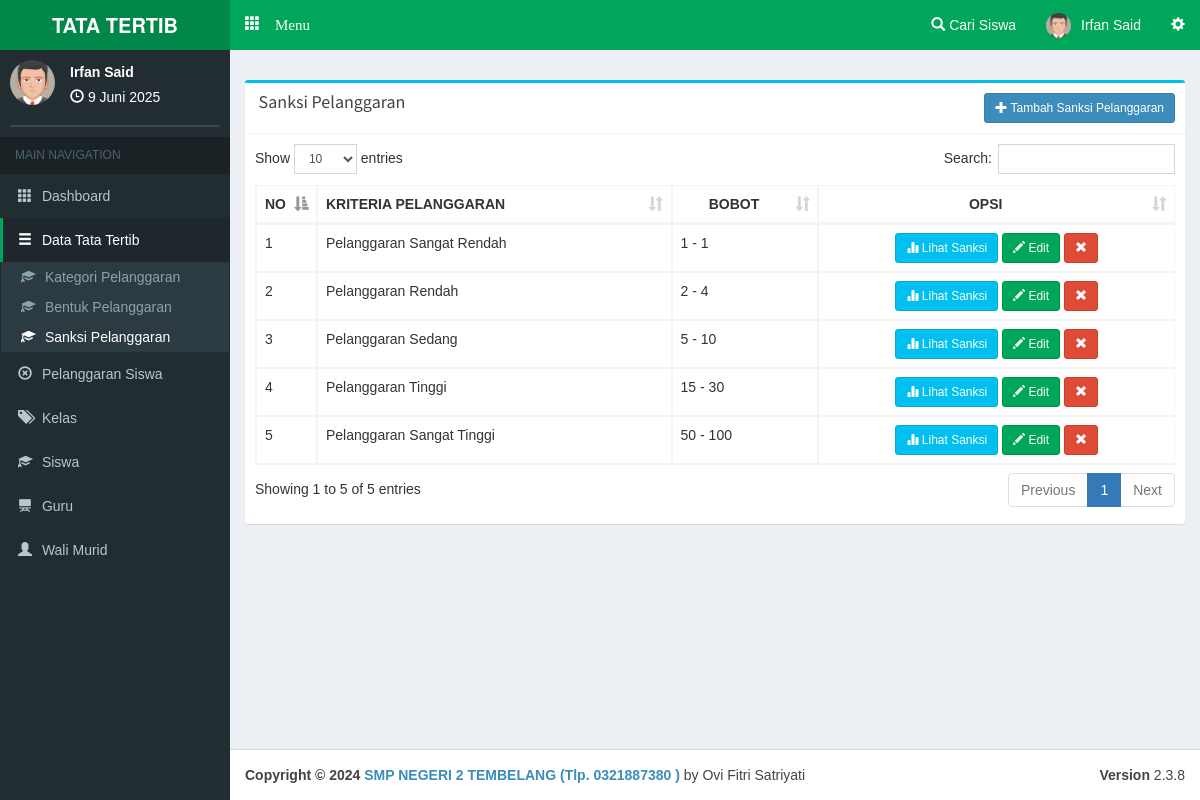
The page /admin/sanksipelanggaran (signed in) on the database its author committed.
### tables this page shows
CREATE TABLE `sanksi` (
  `c_sanksi` varchar(10) NOT NULL,
  `kriteria` varchar(30) NOT NULL,
  `bobot_dari` int(3) NOT NULL,
  `bobot_sampai` int(3) NOT NULL,
  `sanksi` text NOT NULL
);

### php/config.php (called while the page is built, shortened)
<?php
$base='http://localhost/pps/';
$basead='http://localhost/pps/admin/';
?>

### php/function.php (called while the page is built, shortened)
<?php
function tgl($date){
  $array_bulan = array(1=>'Januari','Februari','Maret', 'April', 'Mei', 'Juni','Juli','Agustus','September','Oktober', 'November','Desember');
  $date = strtotime($date);
  $tanggal = date ('j', $date);
  $bulan = $array_bulan[date('n',$date)];
  $tahun = date('Y',$date);
  $result = $tanggal ." ". $bulan ." ". $tahun;
  return($result);
}
?>

### admin/view/a-sanksipel.php (the view, shortened to what this page needs)
    <div class="row">
        <div class="col-xs-12 col-md-12 col-lg-12">
          <div class="box box-info">
            <div class="box-header with-border">
              <h3 class="box-title"></span>&nbsp;Sanksi Pelanggaran</h3><span style="float:right;"><a class="btn btn-circle btn-primary btn-sm" href="<?php echo $basead; ?>addsanksi"><i class="glyphicon glyphicon-plus"></i> Tambah Sanksi Pelanggaran</a></span>
            </div>
            <div class="box-body table-responsive">
              <table id="example1" class="table table-bordered table-hover">
                <thead>
                <tr>
                  <th width="5%">NO</th>
                  <th>KRITERIA PELANGGARAN</th>
                  <th style="text-align:center;">BOBOT</th>
                  <th style="text-align:center;">OPSI</th>
                </tr>
                </thead>
                <tbody>
<?php $smk=mysqli_query($con,"SELECT * FROM sanksi order by bobot_dari asc ");$vr=1;while($akh=mysqli_fetch_array($smk)){ ?>
                <tr>
                  <td><?php echo $vr; ?></td>
                  <td><?php echo $akh['kriteria']; ?></td>
                  <td><?php echo $akh['bobot_dari'].' - '.$akh['bobot_sampai']; ?></td>
                  <td align="center">
                  <a class="btn btn-info btn-sm" data-target="#sanksi<?php echo $akh['c_sanksi']; ?>" data-toggle="modal"><i class="glyphicon glyphicon-stats"></i> Lihat Sanksi</a>
                  <a href="<?php echo $basead; ?>editsanksi/<?php echo $akh['c_sanksi']; ?>" class="btn btn-success btn-sm"><i class="glyphicon glyphicon-pencil"></i> Edit</a>
                  <a data-target="#hapus<?php echo $akh['c_sanksi']; ?>" data-toggle="modal" class="btn btn-danger btn-sm"><i class="glyphicon glyphicon-remove"></i></a>
                </tr>
<?php $vr++; } ?>
                </tbody>
              </table>
            </div>
          </div>
        </div>
      </div>

### admin/main.php (shortened to what this page needs)
<?php date_default_timezone_set('Asia/Jakarta');$date=date('Y-m-d'); require '../php/config.php'; require '../php/function.php'; session_start(); if(empty($_SESSION['c_admin'])){header('location:../login');} $na=mysqli_fetch_array(mysqli_query($con,"SELECT * FROM admin where c_admin='$_SESSION[c_admin]' "));  ?>
<!DOCTYPE html>
<html>
<head>
  <link rel="stylesheet" href="<?php echo $base; ?>theme/bootstrap/css/bootstrap.min.css">
  <link rel="stylesheet" href="<?php echo $base; ?>theme/plugins/datatables/dataTables.bootstrap.css">
  <link rel="stylesheet" href="<?php echo $base; ?>theme/dist/css/AdminLTE.min.css">
  <link rel="stylesheet" href="<?php echo $base; ?>theme/dist/css/skins/_all-skins.min.css">
  <link rel="stylesheet" href="<?php echo $base; ?>theme/plugins/iCheck/square/blue.css">
  <link rel="stylesheet" href="<?php echo $base; ?>theme/plugins/pace/pace.min.css">
  <link rel="stylesheet" href="<?php echo $base; ?>theme/plugins/select2/select2.min.css">
  <link href="<?php echo $base; ?>theme/datetime/css/bootstrap-datetimepicker.min.css" rel="stylesheet">
</head>
<body class="skin-green hold-transition fixed"
oncontextmenu="return false">
<div class="wrapper">
  <header class="main-header">
    <a href="#" class="logo">
      <span class="logo-lg"><b>TATA TERTIB</b></span>
    </a>
    <nav class="navbar navbar-static-top" role="navigation">
     <a href="#" class="glyphicon glyphicon-th" data-toggle="offcanvas" role="button" style="color: #fff;margin-top: 15px;margin-left: 15px;font-size: 15px;"> Menu
      </a>
      <div class="navbar-custom-menu">
        <ul class="nav navbar-nav">
          <li class="dropdown notifications-menu">
            <a href="#" class="dropdown-toggle" data-toggle="dropdown">
              <i class="glyphicon glyphicon-search"></i> Cari Siswa
            </a>
          </li>
          <li class="dropdown user user-menu">
            <a href="#" class="dropdown-toggle" data-toggle="dropdown">
            <img src="<?php echo $base; ?>php/img/avatar1.png" class="user-image" alt="User Image">
              <span class="hidden-xs"><?php echo $na['nama'] ?></span>
            </a>
          </li>
          <li>
            <a href="#" data-toggle="control-sidebar"><i class="glyphicon glyphicon-cog"></i></a>
          </li>
        </ul>
      </div>
    </nav>
  </header>
  <aside class="main-sidebar">
    <section class="sidebar">
      <div class="user-panel">
        <div class="pull-left image">
          <img src="<?php echo $base; ?>php/img/avatar1.png" class="img-circle" alt="User Image">
        </div>
        <div class="pull-left info">
          <p><?php echo $na['nama']; ?></p>
          <i class="glyphicon glyphicon-time"></i> <?php echo tgl(date('d-m-Y')); ?>
        </div>
      </div>
      <form action="#" method="get" class="sidebar-form">
      </form>
<?php
if(empty($_GET['smkakh'])){
  $aak='class="active"';$bak='';$cak='';$drop1='';$drop2='';$drop3='';$dak='';$eak='';$fak='';$gak='';
}
else{
  $act=($_GET['smkakh']);
  if($act=='kategoripelanggaran' or $act=='bentukpelanggaran' or $act=='addbentukpelanggaran' or $act=='sanksipelanggaran' or $act=='addsanksi' or $act=='editsanksi'){
    $aak='';$bak='class="active"';$cak='';$dak='';$eak='';$fak='';$gak='';
    if($act=='kategoripelanggaran'){$drop1='class="active"';$drop2='';$drop3='';}
    else if($act=='bentukpelanggaran' or $act=='addbentukpelanggaran'){$drop1='';$drop2='class="active"';$drop3='';}
    else if($act=='sanksipelanggaran' or $act=='addsanksi' or $act=='editsanksi'){$drop1='';$drop2='';$drop3='class="active"';}
  }
}
?>
      <ul class="sidebar-menu">
        <li class="header">MAIN NAVIGATION</li>
        <li <?php echo $aak; ?>>
          <a href="<?php echo $basead; ?>">
            <i class="glyphicon glyphicon-th"></i> <span>Dashboard</span>
          </a>
        </li>
        <li <?php echo $bak; ?>>
          <a href="#">
            <i class="glyphicon glyphicon-menu-hamburger"></i>
            <span>Data Tata Tertib</span>
          </a>
          <ul class="treeview-menu">
            <li <?php echo $drop1; ?>><a href="<?php echo $basead; ?>kategoripelanggaran"><i class="glyphicon glyphicon-education"></i> Kategori Pelanggaran</a></li>
            <li <?php echo $drop2; ?>><a href="<?php echo $basead; ?>bentukpelanggaran"><i class="glyphicon glyphicon-education"></i> Bentuk Pelanggaran</a></li>
            <li <?php echo $drop3; ?>><a href="<?php echo $basead; ?>sanksipelanggaran"><i class="glyphicon glyphicon-education"></i> Sanksi Pelanggaran</a></li>
          </ul>
        </li>
        <li <?php echo $gak; ?>>
          <a href="<?php echo $basead; ?>pelanggaransiswa">
            <i class="glyphicon glyphicon-remove-circle"></i> <span>Pelanggaran Siswa</span>
          </a>
        </li>
        <li <?php echo $cak; ?>>
          <a href="<?php echo $basead; ?>kelas">
            <i class="glyphicon glyphicon-tags"></i> <span>Kelas</span>
          </a>
        </li>
        <li <?php echo $dak; ?>>
          <a href="<?php echo $basead; ?>siswa">
            <i class="glyphicon glyphicon-education"></i> <span>Siswa</span>
          </a>
        </li>
        <li <?php echo $eak; ?>>
          <a href="<?php echo $basead; ?>guru">
            <i class="glyphicon glyphicon-blackboard"></i> <span>Guru</span>
          </a>
        </li>
        <li <?php echo $fak; ?>>
          <a href="<?php echo $basead; ?>walimurid">
            <i class="glyphicon glyphicon-user"></i> <span>Wali Murid</span>
          </a>
        </li>
      </ul>
    </section>
  </aside>
  <div class="content-wrapper">
    <section class="content-header">
    </section>
    <section class="content">
<?php
  if(empty($_GET['smkakh'])){require 'view/home.php';}
  else{
    $act=($_GET['smkakh']);
    if($act=='kategoripelanggaran'){
      require 'view/a-jenispel.php';
    }
    else if($act=='bentukpelanggaran'){
      require 'view/a-bentukpel.php';
    }
    else if($act=='addbentukpelanggaran'){
      require 'view/a-addbenpel.php';
    }
    else if($act=='sanksipelanggaran'){
      require 'view/a-sanksipel.php';
    }
  }
?>
    </section>
  </div>
</div>
  <footer class="main-footer">
    <div class="pull-right hidden-xs">
      <b>Version</b> 2.3.8
    </div>
    <strong>Copyright &copy; 2024 <a href="#">SMP NEGERI 2 TEMBELANG (Tlp. 0321887380 )</a></strong> by Ovi Fitri Satriyati
  </footer>
</body>
</html>

### admin/main.php (style rules this page uses)
body { font-family:arial; }

### rows shown on the page
sanksi: kriteria "Pelanggaran Sangat Rendah", bobot_dari "1", bobot_sampai "1"
sanksi: kriteria "Pelanggaran Rendah", bobot_dari "2", bobot_sampai "4"
sanksi: kriteria "Pelanggaran Sedang", bobot_dari "5", bobot_sampai "10"
sanksi: kriteria "Pelanggaran Tinggi", bobot_dari "15", bobot_sampai "30"
sanksi: kriteria "Pelanggaran Sangat Tinggi", bobot_dari "50", bobot_sampai "100"

### other values the page prints
$na['nama'] "Irfan Said"
